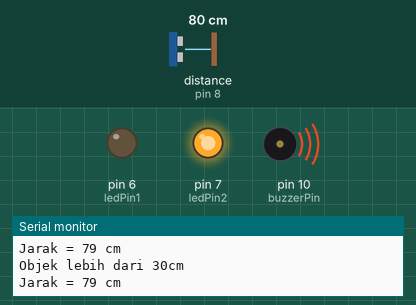
Recording of a sketch running on a simulated Arduino Uno, built with avr-gcc and run on an emulated ATmega328P. Parts: output pins drawn as LEDs (lit = HIGH), buzzer (waves = sounding), the last lines printed to the serial monitor. Wiring (inferred from the names in the program): ultrasonic range finder: trigger pin 9; echo pin 8. Inputs (shaded band) come from the test bench; at power-on: distance to the obstacle (sensor on pin 8) 80 cm. The echo pulse lasts 58.3 µs per cm; pins used as bus, display or sensor lines are not drawn.

Above: at 1.2 s.
1.3 s: distance to the obstacle (sensor on pin 8) set to 2 cm
At 1.8 s:
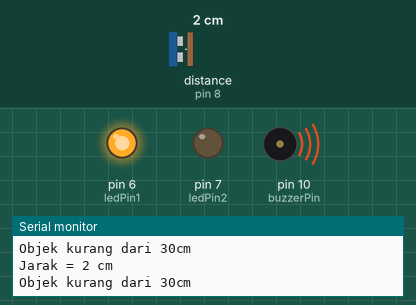
2.8 s: distance to the obstacle (sensor on pin 8) set to 120 cm
At 3.4 s:
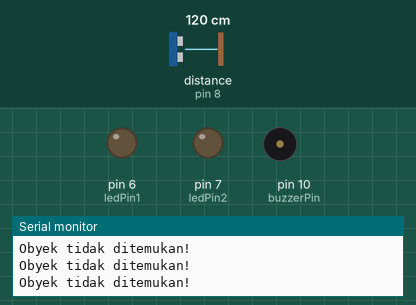
4.3 s: distance to the obstacle (sensor on pin 8) set to 107 cm
7.3 s: distance to the obstacle (sensor on pin 8) set to 99 cm
At 8.4 s:
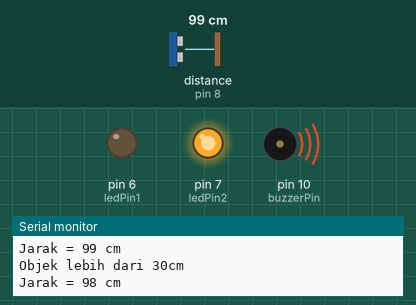
10.3 s: distance to the obstacle (sensor on pin 8) set to 4 cm
At 10.8 s:
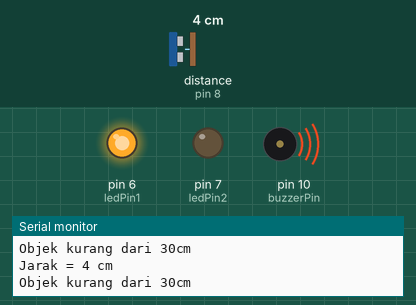
Timing chart, 0 to 12.8 s (numbered marks = the images above; inputs shaded):
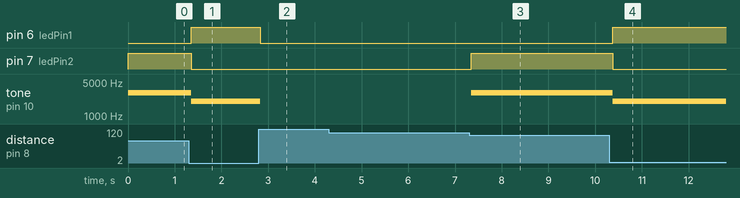

The sketch:

deteksi_jarak_3.ino
```cpp
// deteksi jarak dengan led dan buzzer
#define buzzerPin 10
#define ledPin1 6
#define ledPin2 7
#define triggerPin 9
#define echoPin 8

int durasi, jarak ;

void setup() {
  // put your setup code here, to run once:
  Serial.begin(9600);
  pinMode(triggerPin, OUTPUT);
  pinMode(echoPin, INPUT);
  pinMode(ledPin1, OUTPUT);
  pinMode(ledPin2, OUTPUT);
  pinMode(buzzerPin, OUTPUT);
}

void loop() {
  // put your main code here, to run repeatedly:
  digitalWrite(triggerPin, HIGH);
  delayMicroseconds(1000);
  digitalWrite(triggerPin, LOW);
  durasi = pulseIn(echoPin, HIGH);
  jarak = (durasi/2) / 29.1;

    if (jarak <= 0 || jarak >100) {
      Serial.println("Obyek tidak ditemukan!");
      digitalWrite(buzzerPin,LOW);
      digitalWrite(ledPin1,LOW);
      digitalWrite(ledPin2,LOW);
      noTone(buzzerPin);
      } else if(jarak > 0 && jarak <=30) {
        Serial.println("Objek kurang dari 30cm \n");
        Serial.print("Jarak = ");
        Serial.print(jarak);        //prints the distance if it is between the range 0 to 200
        Serial.println(" cm");
        tone(buzzerPin,2000);              // play tone of 400Hz for 500 ms
        digitalWrite(ledPin1,HIGH);
        digitalWrite(ledPin2,LOW);
      } else if(jarak > 30 && jarak <= 100) {
        Serial.println("Objek lebih dari 30cm \n");
        Serial.print("Jarak = ");
        Serial.print(jarak);        //prints the distance if it is between the range 0 to 200
        Serial.println(" cm");
        tone(buzzerPin,3000);              // play tone of 400Hz for 500 ms
        digitalWrite(ledPin2,HIGH);
        digitalWrite(ledPin1,LOW);
      }

}
```

Measured:
- the behaviour switches between 102 and 101 cm on distance to the obstacle (sensor on pin 8) (found by bisection; images 2 and 3)
- after the input at 1.3 s, pin 6 (ledPin1): LOW → HIGH after 0.05 s; pin 7 (ledPin2): HIGH → LOW after 0.05 s; tone on pin 10 (buzzerPin): 3000 Hz → 2000 Hz after 0.05 s
- after the input at 2.8 s, pin 6 (ledPin1): HIGH → LOW at once; tone on pin 10 (buzzerPin): 2000 Hz → silent at once
- after the input at 7.3 s, pin 7 (ledPin2): LOW → HIGH at once; tone on pin 10 (buzzerPin): silent → 3000 Hz at once
- after the input at 10.3 s, pin 6 (ledPin1): LOW → HIGH after 0.08 s; pin 7 (ledPin2): HIGH → LOW after 0.08 s; tone on pin 10 (buzzerPin): 3000 Hz → 2000 Hz after 0.08 s
